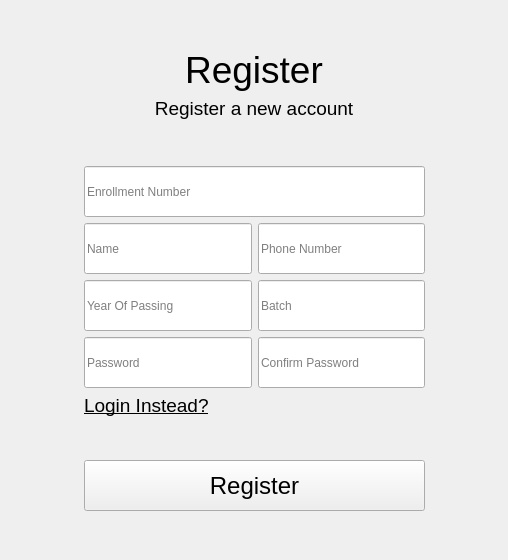
<?xml version="1.0" encoding="UTF-8"?>
<ui version="4.0">
 <class>Startup</class>
 <widget class="QDialog" name="Startup">
  <property name="geometry">
   <rect>
    <x>0</x>
    <y>0</y>
    <width>508</width>
    <height>560</height>
   </rect>
  </property>
  <property name="sizePolicy">
   <sizepolicy hsizetype="Fixed" vsizetype="Fixed">
    <horstretch>0</horstretch>
    <verstretch>0</verstretch>
   </sizepolicy>
  </property>
  <property name="minimumSize">
   <size>
    <width>508</width>
    <height>560</height>
   </size>
  </property>
  <property name="maximumSize">
   <size>
    <width>508</width>
    <height>560</height>
   </size>
  </property>
  <property name="cursor">
   <cursorShape>ArrowCursor</cursorShape>
  </property>
  <property name="windowTitle">
   <string>Dialog</string>
  </property>
  <layout class="QVBoxLayout" name="verticalLayout">
   <property name="spacing">
    <number>0</number>
   </property>
   <property name="leftMargin">
    <number>0</number>
   </property>
   <property name="topMargin">
    <number>0</number>
   </property>
   <property name="rightMargin">
    <number>0</number>
   </property>
   <property name="bottomMargin">
    <number>0</number>
   </property>
   <item>
    <widget class="QStackedWidget" name="stack">
     <property name="sizePolicy">
      <sizepolicy hsizetype="Fixed" vsizetype="Fixed">
       <horstretch>0</horstretch>
       <verstretch>0</verstretch>
      </sizepolicy>
     </property>
     <property name="minimumSize">
      <size>
       <width>490</width>
       <height>560</height>
      </size>
     </property>
     <property name="maximumSize">
      <size>
       <width>1000</width>
       <height>560</height>
      </size>
     </property>
     <property name="cursor">
      <cursorShape>ArrowCursor</cursorShape>
     </property>
     <property name="styleSheet">
      <string notr="true">b</string>
     </property>
     <property name="currentIndex">
      <number>1</number>
     </property>
     <widget class="QWidget" name="page">
      <layout class="QVBoxLayout" name="verticalLayout_2">
       <item>
        <spacer name="verticalSpacer">
         <property name="orientation">
          <enum>Qt::Orientation::Vertical</enum>
         </property>
         <property name="sizeHint" stdset="0">
          <size>
           <width>20</width>
           <height>90</height>
          </size>
         </property>
        </spacer>
       </item>
       <item>
        <widget class="QLabel" name="label">
         <property name="sizePolicy">
          <sizepolicy hsizetype="Preferred" vsizetype="Fixed">
           <horstretch>0</horstretch>
           <verstretch>0</verstretch>
          </sizepolicy>
         </property>
         <property name="minimumSize">
          <size>
           <width>400</width>
           <height>61</height>
          </size>
         </property>
         <property name="maximumSize">
          <size>
           <width>16777215</width>
           <height>61</height>
          </size>
         </property>
         <property name="font">
          <font>
           <pointsize>36</pointsize>
          </font>
         </property>
         <property name="text">
          <string>Welcome</string>
         </property>
         <property name="alignment">
          <set>Qt::AlignmentFlag::AlignCenter</set>
         </property>
        </widget>
       </item>
       <item>
        <widget class="QLabel" name="label_2">
         <property name="sizePolicy">
          <sizepolicy hsizetype="Preferred" vsizetype="Fixed">
           <horstretch>0</horstretch>
           <verstretch>0</verstretch>
          </sizepolicy>
         </property>
         <property name="minimumSize">
          <size>
           <width>400</width>
           <height>41</height>
          </size>
         </property>
         <property name="maximumSize">
          <size>
           <width>16777215</width>
           <height>41</height>
          </size>
         </property>
         <property name="font">
          <font>
           <pointsize>16</pointsize>
          </font>
         </property>
         <property name="text">
          <string>Login or register a new account</string>
         </property>
         <property name="alignment">
          <set>Qt::AlignmentFlag::AlignCenter</set>
         </property>
        </widget>
       </item>
       <item>
        <spacer name="verticalSpacer_2">
         <property name="orientation">
          <enum>Qt::Orientation::Vertical</enum>
         </property>
         <property name="sizeHint" stdset="0">
          <size>
           <width>20</width>
           <height>91</height>
          </size>
         </property>
        </spacer>
       </item>
       <item>
        <layout class="QHBoxLayout" name="horizontalLayout">
         <item>
          <spacer name="horizontalSpacer_2">
           <property name="orientation">
            <enum>Qt::Orientation::Horizontal</enum>
           </property>
           <property name="sizeHint" stdset="0">
            <size>
             <width>40</width>
             <height>20</height>
            </size>
           </property>
          </spacer>
         </item>
         <item>
          <widget class="QPushButton" name="register_startup">
           <property name="sizePolicy">
            <sizepolicy hsizetype="Fixed" vsizetype="Fixed">
             <horstretch>0</horstretch>
             <verstretch>0</verstretch>
            </sizepolicy>
           </property>
           <property name="minimumSize">
            <size>
             <width>341</width>
             <height>51</height>
            </size>
           </property>
           <property name="maximumSize">
            <size>
             <width>341</width>
             <height>51</height>
            </size>
           </property>
           <property name="font">
            <font>
             <pointsize>18</pointsize>
             <bold>false</bold>
            </font>
           </property>
           <property name="cursor">
            <cursorShape>PointingHandCursor</cursorShape>
           </property>
           <property name="text">
            <string>Register</string>
           </property>
          </widget>
         </item>
         <item>
          <spacer name="horizontalSpacer">
           <property name="orientation">
            <enum>Qt::Orientation::Horizontal</enum>
           </property>
           <property name="sizeHint" stdset="0">
            <size>
             <width>40</width>
             <height>20</height>
            </size>
           </property>
          </spacer>
         </item>
        </layout>
       </item>
       <item>
        <layout class="QHBoxLayout" name="horizontalLayout_2">
         <item>
          <spacer name="horizontalSpacer_4">
           <property name="orientation">
            <enum>Qt::Orientation::Horizontal</enum>
           </property>
           <property name="sizeHint" stdset="0">
            <size>
             <width>40</width>
             <height>20</height>
            </size>
           </property>
          </spacer>
         </item>
         <item>
          <widget class="QPushButton" name="login_startup">
           <property name="sizePolicy">
            <sizepolicy hsizetype="Fixed" vsizetype="Fixed">
             <horstretch>0</horstretch>
             <verstretch>0</verstretch>
            </sizepolicy>
           </property>
           <property name="minimumSize">
            <size>
             <width>341</width>
             <height>51</height>
            </size>
           </property>
           <property name="maximumSize">
            <size>
             <width>341</width>
             <height>51</height>
            </size>
           </property>
           <property name="font">
            <font>
             <pointsize>18</pointsize>
             <bold>false</bold>
            </font>
           </property>
           <property name="cursor">
            <cursorShape>PointingHandCursor</cursorShape>
           </property>
           <property name="text">
            <string>Login</string>
           </property>
          </widget>
         </item>
         <item>
          <spacer name="horizontalSpacer_3">
           <property name="orientation">
            <enum>Qt::Orientation::Horizontal</enum>
           </property>
           <property name="sizeHint" stdset="0">
            <size>
             <width>40</width>
             <height>20</height>
            </size>
           </property>
          </spacer>
         </item>
        </layout>
       </item>
       <item>
        <spacer name="verticalSpacer_3">
         <property name="orientation">
          <enum>Qt::Orientation::Vertical</enum>
         </property>
         <property name="sizeHint" stdset="0">
          <size>
           <width>20</width>
           <height>90</height>
          </size>
         </property>
        </spacer>
       </item>
      </layout>
     </widget>
     <widget class="QWidget" name="page_2">
      <layout class="QVBoxLayout" name="verticalLayout_4">
       <item>
        <spacer name="verticalSpacer_4">
         <property name="orientation">
          <enum>Qt::Orientation::Vertical</enum>
         </property>
         <property name="sizeHint" stdset="0">
          <size>
           <width>20</width>
           <height>89</height>
          </size>
         </property>
        </spacer>
       </item>
       <item>
        <widget class="QLabel" name="label_3">
         <property name="font">
          <font>
           <pointsize>28</pointsize>
          </font>
         </property>
         <property name="text">
          <string>Register</string>
         </property>
         <property name="alignment">
          <set>Qt::AlignmentFlag::AlignCenter</set>
         </property>
        </widget>
       </item>
       <item>
        <widget class="QLabel" name="label_4">
         <property name="font">
          <font>
           <pointsize>14</pointsize>
          </font>
         </property>
         <property name="text">
          <string>Register a new account</string>
         </property>
         <property name="alignment">
          <set>Qt::AlignmentFlag::AlignCenter</set>
         </property>
        </widget>
       </item>
       <item>
        <spacer name="verticalSpacer_5">
         <property name="orientation">
          <enum>Qt::Orientation::Vertical</enum>
         </property>
         <property name="sizeHint" stdset="0">
          <size>
           <width>20</width>
           <height>89</height>
          </size>
         </property>
        </spacer>
       </item>
       <item>
        <layout class="QHBoxLayout" name="horizontalLayout_3">
         <item>
          <spacer name="horizontalSpacer_6">
           <property name="orientation">
            <enum>Qt::Orientation::Horizontal</enum>
           </property>
           <property name="sizeHint" stdset="0">
            <size>
             <width>40</width>
             <height>20</height>
            </size>
           </property>
          </spacer>
         </item>
         <item>
          <layout class="QVBoxLayout" name="verticalLayout_3">
           <item>
            <widget class="QLineEdit" name="uid_register">
             <property name="minimumSize">
              <size>
               <width>341</width>
               <height>51</height>
              </size>
             </property>
             <property name="text">
              <string/>
             </property>
             <property name="placeholderText">
              <string>Enrollment Number</string>
             </property>
            </widget>
           </item>
           <item>
            <layout class="QHBoxLayout" name="horizontalLayout_4">
             <item>
              <widget class="QLineEdit" name="nfield_register">
               <property name="minimumSize">
                <size>
                 <width>101</width>
                 <height>51</height>
                </size>
               </property>
               <property name="placeholderText">
                <string>Name</string>
               </property>
              </widget>
             </item>
             <item>
              <widget class="QLineEdit" name="pnfield_register">
               <property name="minimumSize">
                <size>
                 <width>101</width>
                 <height>51</height>
                </size>
               </property>
               <property name="maxLength">
                <number>10</number>
               </property>
               <property name="placeholderText">
                <string>Phone Number</string>
               </property>
              </widget>
             </item>
            </layout>
           </item>
           <item>
            <layout class="QHBoxLayout" name="horizontalLayout_8">
             <item>
              <widget class="QLineEdit" name="yfield_register">
               <property name="minimumSize">
                <size>
                 <width>101</width>
                 <height>51</height>
                </size>
               </property>
               <property name="maxLength">
                <number>4</number>
               </property>
               <property name="placeholderText">
                <string>Year Of Passing</string>
               </property>
              </widget>
             </item>
             <item>
              <widget class="QLineEdit" name="bfield_register">
               <property name="minimumSize">
                <size>
                 <width>101</width>
                 <height>51</height>
                </size>
               </property>
               <property name="placeholderText">
                <string>Batch</string>
               </property>
              </widget>
             </item>
            </layout>
           </item>
           <item>
            <layout class="QHBoxLayout" name="horizontalLayout_6">
             <item>
              <widget class="QLineEdit" name="pfield_register">
               <property name="minimumSize">
                <size>
                 <width>101</width>
                 <height>51</height>
                </size>
               </property>
               <property name="placeholderText">
                <string>Password</string>
               </property>
              </widget>
             </item>
             <item>
              <widget class="QLineEdit" name="cpfield_register">
               <property name="minimumSize">
                <size>
                 <width>101</width>
                 <height>51</height>
                </size>
               </property>
               <property name="placeholderText">
                <string>Confirm Password</string>
               </property>
              </widget>
             </item>
            </layout>
           </item>
           <item>
            <layout class="QHBoxLayout" name="r_direct_l_layout">
             <item>
              <widget class="ClickableLabel" name="r_direct_l">
               <property name="font">
                <font>
                 <pointsize>14</pointsize>
                </font>
               </property>
               <property name="cursor">
                <cursorShape>PointingHandCursor</cursorShape>
               </property>
               <property name="text">
                <string>&lt;u&gt;Login Instead?&lt;/u&gt;</string>
               </property>
              </widget>
             </item>
             <item>
              <spacer name="horizontalSpacer_7">
               <property name="orientation">
                <enum>Qt::Orientation::Horizontal</enum>
               </property>
               <property name="sizeHint" stdset="0">
                <size>
                 <width>40</width>
                 <height>20</height>
                </size>
               </property>
              </spacer>
             </item>
            </layout>
           </item>
           <item>
            <widget class="QLabel" name="error_register">
             <property name="minimumSize">
              <size>
               <width>0</width>
               <height>31</height>
              </size>
             </property>
             <property name="font">
              <font>
               <pointsize>12</pointsize>
              </font>
             </property>
             <property name="styleSheet">
              <string notr="true">color:#D9534F;</string>
             </property>
             <property name="text">
              <string/>
             </property>
            </widget>
           </item>
           <item>
            <widget class="QPushButton" name="register_button">
             <property name="minimumSize">
              <size>
               <width>341</width>
               <height>51</height>
              </size>
             </property>
             <property name="font">
              <font>
               <pointsize>18</pointsize>
              </font>
             </property>
             <property name="cursor">
              <cursorShape>PointingHandCursor</cursorShape>
             </property>
             <property name="text">
              <string>Register</string>
             </property>
            </widget>
           </item>
          </layout>
         </item>
         <item>
          <spacer name="horizontalSpacer_5">
           <property name="orientation">
            <enum>Qt::Orientation::Horizontal</enum>
           </property>
           <property name="sizeHint" stdset="0">
            <size>
             <width>40</width>
             <height>20</height>
            </size>
           </property>
          </spacer>
         </item>
        </layout>
       </item>
       <item>
        <spacer name="verticalSpacer_6">
         <property name="orientation">
          <enum>Qt::Orientation::Vertical</enum>
         </property>
         <property name="sizeHint" stdset="0">
          <size>
           <width>20</width>
           <height>89</height>
          </size>
         </property>
        </spacer>
       </item>
      </layout>
     </widget>
     <widget class="QWidget" name="page_3">
      <layout class="QVBoxLayout" name="verticalLayout_6">
       <item>
        <spacer name="verticalSpacer_7">
         <property name="orientation">
          <enum>Qt::Orientation::Vertical</enum>
         </property>
         <property name="sizeHint" stdset="0">
          <size>
           <width>20</width>
           <height>40</height>
          </size>
         </property>
        </spacer>
       </item>
       <item>
        <widget class="QLabel" name="label_7">
         <property name="font">
          <font>
           <pointsize>28</pointsize>
          </font>
         </property>
         <property name="text">
          <string>Login</string>
         </property>
         <property name="alignment">
          <set>Qt::AlignmentFlag::AlignCenter</set>
         </property>
        </widget>
       </item>
       <item>
        <widget class="QLabel" name="label_8">
         <property name="font">
          <font>
           <pointsize>14</pointsize>
          </font>
         </property>
         <property name="text">
          <string>Log in to your existing account</string>
         </property>
         <property name="alignment">
          <set>Qt::AlignmentFlag::AlignCenter</set>
         </property>
        </widget>
       </item>
       <item>
        <spacer name="verticalSpacer_8">
         <property name="orientation">
          <enum>Qt::Orientation::Vertical</enum>
         </property>
         <property name="sizeHint" stdset="0">
          <size>
           <width>20</width>
           <height>20</height>
          </size>
         </property>
        </spacer>
       </item>
       <item>
        <layout class="QHBoxLayout" name="horizontalLayout_5">
         <item>
          <spacer name="horizontalSpacer_9">
           <property name="orientation">
            <enum>Qt::Orientation::Horizontal</enum>
           </property>
           <property name="sizeHint" stdset="0">
            <size>
             <width>40</width>
             <height>20</height>
            </size>
           </property>
          </spacer>
         </item>
         <item>
          <layout class="QVBoxLayout" name="verticalLayout_5">
           <item>
            <widget class="QLineEdit" name="uid_login">
             <property name="minimumSize">
              <size>
               <width>341</width>
               <height>51</height>
              </size>
             </property>
             <property name="placeholderText">
              <string>Enrollment Number</string>
             </property>
            </widget>
           </item>
           <item>
            <widget class="QLineEdit" name="pfield_login">
             <property name="minimumSize">
              <size>
               <width>341</width>
               <height>51</height>
              </size>
             </property>
             <property name="placeholderText">
              <string>Password</string>
             </property>
            </widget>
           </item>
           <item>
            <spacer name="verticalSpacer_9">
             <property name="orientation">
              <enum>Qt::Orientation::Vertical</enum>
             </property>
             <property name="sizeType">
              <enum>QSizePolicy::Policy::Fixed</enum>
             </property>
             <property name="sizeHint" stdset="0">
              <size>
               <width>20</width>
               <height>10</height>
              </size>
             </property>
            </spacer>
           </item>
           <item>
            <layout class="QHBoxLayout" name="l_direct_r_layout">
             <item>
              <widget class="ClickableLabel" name="l_direct_r">
               <property name="font">
                <font>
                 <pointsize>14</pointsize>
                </font>
               </property>
               <property name="cursor">
                <cursorShape>PointingHandCursor</cursorShape>
               </property>
               <property name="text">
                <string>&lt;u&gt;Register Instead?</string>
               </property>
              </widget>
             </item>
             <item>
              <spacer name="horizontalSpacer_8">
               <property name="orientation">
                <enum>Qt::Orientation::Horizontal</enum>
               </property>
               <property name="sizeHint" stdset="0">
                <size>
                 <width>40</width>
                 <height>20</height>
                </size>
               </property>
              </spacer>
             </item>
             <item>
              <widget class="ClickableLabel" name="l_direct_f">
               <property name="font">
                <font>
                 <pointsize>14</pointsize>
                </font>
               </property>
               <property name="cursor">
                <cursorShape>PointingHandCursor</cursorShape>
               </property>
               <property name="text">
                <string>&lt;u&gt;Forgot Password?</string>
               </property>
              </widget>
             </item>
            </layout>
           </item>
           <item>
            <widget class="QLabel" name="error_login">
             <property name="minimumSize">
              <size>
               <width>0</width>
               <height>31</height>
              </size>
             </property>
             <property name="font">
              <font>
               <pointsize>12</pointsize>
              </font>
             </property>
             <property name="styleSheet">
              <string notr="true">color:#D9534F;</string>
             </property>
             <property name="text">
              <string/>
             </property>
            </widget>
           </item>
           <item>
            <spacer name="verticalSpacer_10">
             <property name="orientation">
              <enum>Qt::Orientation::Vertical</enum>
             </property>
             <property name="sizeType">
              <enum>QSizePolicy::Policy::Fixed</enum>
             </property>
             <property name="sizeHint" stdset="0">
              <size>
               <width>20</width>
               <height>10</height>
              </size>
             </property>
            </spacer>
           </item>
           <item>
            <widget class="QPushButton" name="login_button">
             <property name="minimumSize">
              <size>
               <width>341</width>
               <height>51</height>
              </size>
             </property>
             <property name="font">
              <font>
               <pointsize>18</pointsize>
              </font>
             </property>
             <property name="cursor">
              <cursorShape>PointingHandCursor</cursorShape>
             </property>
             <property name="text">
              <string>Login</string>
             </property>
            </widget>
           </item>
          </layout>
         </item>
         <item>
          <spacer name="horizontalSpacer_10">
           <property name="orientation">
            <enum>Qt::Orientation::Horizontal</enum>
           </property>
           <property name="sizeHint" stdset="0">
            <size>
             <width>40</width>
             <height>20</height>
            </size>
           </property>
          </spacer>
         </item>
        </layout>
       </item>
       <item>
        <spacer name="verticalSpacer_11">
         <property name="orientation">
          <enum>Qt::Orientation::Vertical</enum>
         </property>
         <property name="sizeHint" stdset="0">
          <size>
           <width>20</width>
           <height>76</height>
          </size>
         </property>
        </spacer>
       </item>
      </layout>
     </widget>
     <widget class="QWidget" name="page_4">
      <layout class="QVBoxLayout" name="verticalLayout_8">
       <item>
        <spacer name="verticalSpacer_12">
         <property name="orientation">
          <enum>Qt::Orientation::Vertical</enum>
         </property>
         <property name="sizeHint" stdset="0">
          <size>
           <width>20</width>
           <height>75</height>
          </size>
         </property>
        </spacer>
       </item>
       <item>
        <widget class="QLabel" name="label_12">
         <property name="font">
          <font>
           <pointsize>28</pointsize>
          </font>
         </property>
         <property name="text">
          <string>Reset Password</string>
         </property>
         <property name="alignment">
          <set>Qt::AlignmentFlag::AlignCenter</set>
         </property>
        </widget>
       </item>
       <item>
        <spacer name="verticalSpacer_13">
         <property name="orientation">
          <enum>Qt::Orientation::Vertical</enum>
         </property>
         <property name="sizeHint" stdset="0">
          <size>
           <width>20</width>
           <height>74</height>
          </size>
         </property>
        </spacer>
       </item>
       <item>
        <layout class="QHBoxLayout" name="horizontalLayout_7">
         <item>
          <spacer name="horizontalSpacer_12">
           <property name="orientation">
            <enum>Qt::Orientation::Horizontal</enum>
           </property>
           <property name="sizeHint" stdset="0">
            <size>
             <width>40</width>
             <height>20</height>
            </size>
           </property>
          </spacer>
         </item>
         <item>
          <layout class="QVBoxLayout" name="verticalLayout_7">
           <item>
            <widget class="QLineEdit" name="uid_reset">
             <property name="minimumSize">
              <size>
               <width>341</width>
               <height>51</height>
              </size>
             </property>
             <property name="placeholderText">
              <string>Enrollment Number</string>
             </property>
            </widget>
           </item>
           <item>
            <widget class="QLineEdit" name="pfield_reset">
             <property name="minimumSize">
              <size>
               <width>341</width>
               <height>51</height>
              </size>
             </property>
             <property name="placeholderText">
              <string>Password</string>
             </property>
            </widget>
           </item>
           <item>
            <widget class="QLineEdit" name="cpfield_reset">
             <property name="minimumSize">
              <size>
               <width>341</width>
               <height>51</height>
              </size>
             </property>
             <property name="placeholderText">
              <string>Confirm Password</string>
             </property>
            </widget>
           </item>
           <item>
            <spacer name="verticalSpacer_14">
             <property name="orientation">
              <enum>Qt::Orientation::Vertical</enum>
             </property>
             <property name="sizeType">
              <enum>QSizePolicy::Policy::Fixed</enum>
             </property>
             <property name="sizeHint" stdset="0">
              <size>
               <width>20</width>
               <height>10</height>
              </size>
             </property>
            </spacer>
           </item>
           <item>
            <layout class="QHBoxLayout" name="r_direct_reg_layout">
             <item>
              <widget class="ClickableLabel" name="r_direct_reg">
               <property name="font">
                <font>
                 <pointsize>14</pointsize>
                </font>
               </property>
               <property name="cursor">
                <cursorShape>PointingHandCursor</cursorShape>
               </property>
               <property name="text">
                <string>&lt;u&gt;Register Instead?</string>
               </property>
              </widget>
             </item>
             <item>
              <spacer name="horizontalSpacer_13">
               <property name="orientation">
                <enum>Qt::Orientation::Horizontal</enum>
               </property>
               <property name="sizeHint" stdset="0">
                <size>
                 <width>40</width>
                 <height>20</height>
                </size>
               </property>
              </spacer>
             </item>
            </layout>
           </item>
           <item>
            <widget class="QLabel" name="error_reset">
             <property name="minimumSize">
              <size>
               <width>0</width>
               <height>31</height>
              </size>
             </property>
             <property name="font">
              <font>
               <pointsize>12</pointsize>
              </font>
             </property>
             <property name="styleSheet">
              <string notr="true">color:#D9534F;</string>
             </property>
             <property name="text">
              <string/>
             </property>
            </widget>
           </item>
           <item>
            <spacer name="verticalSpacer_15">
             <property name="orientation">
              <enum>Qt::Orientation::Vertical</enum>
             </property>
             <property name="sizeType">
              <enum>QSizePolicy::Policy::Fixed</enum>
             </property>
             <property name="sizeHint" stdset="0">
              <size>
               <width>20</width>
               <height>10</height>
              </size>
             </property>
            </spacer>
           </item>
           <item>
            <widget class="QPushButton" name="reset_button">
             <property name="minimumSize">
              <size>
               <width>341</width>
               <height>51</height>
              </size>
             </property>
             <property name="font">
              <font>
               <pointsize>18</pointsize>
              </font>
             </property>
             <property name="cursor">
              <cursorShape>PointingHandCursor</cursorShape>
             </property>
             <property name="text">
              <string>Reset</string>
             </property>
            </widget>
           </item>
          </layout>
         </item>
         <item>
          <spacer name="horizontalSpacer_11">
           <property name="orientation">
            <enum>Qt::Orientation::Horizontal</enum>
           </property>
           <property name="sizeHint" stdset="0">
            <size>
             <width>40</width>
             <height>20</height>
            </size>
           </property>
          </spacer>
         </item>
        </layout>
       </item>
       <item>
        <spacer name="verticalSpacer_16">
         <property name="orientation">
          <enum>Qt::Orientation::Vertical</enum>
         </property>
         <property name="sizeHint" stdset="0">
          <size>
           <width>20</width>
           <height>75</height>
          </size>
         </property>
        </spacer>
       </item>
      </layout>
     </widget>
    </widget>
   </item>
  </layout>
 </widget>
 <customwidgets>
  <customwidget>
   <class>ClickableLabel</class>
   <extends>QLabel</extends>
   <header>clickablelabel.h</header>
  </customwidget>
 </customwidgets>
 <resources/>
 <connections/>
</ui>
